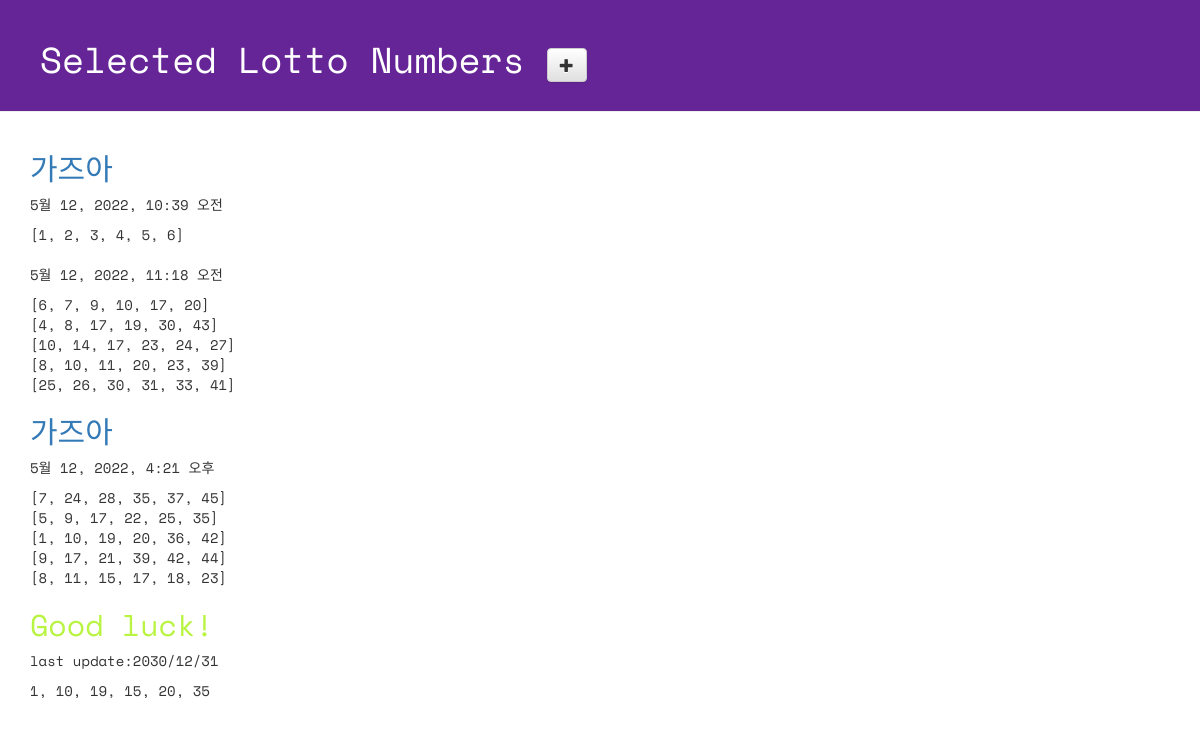
Page /lotto/ on the committed database.
### lotto/models.py (models this page shows, shortened)
class GuessNumbers(models.Model):
    name = models.CharField(max_length=24) # 로또 번호 리스트의 이름
    text = models.CharField(max_length=255) # 로또 번호 리스트에 대한 설명
    lottos = models.CharField(max_length=255, default='[1, 2, 3, 4, 5, 6]') # 로또 번호들이 담길 str
    num_lotto = models.IntegerField(default=5) # 6개 번호 set의 갯수
    update_date = models.DateTimeField()

### lotto/views.py (the view)
# urls.py: path("lotto/",views.index,name="index"),
def index(request):
    lottos=GuessNumbers.objects.all()
    return render(request, "lotto/default.html",{"lottos":lottos})

### lotto/templates/lotto/default.html (shortened to what this page needs)
{% load static %}
<!DOCTYPE html>
<html lang="ko">
<head>
  <link rel="stylesheet" href="//maxcdn.bootstrapcdn.com/bootstrap/3.2.0/css/bootstrap.min.css">
  <link rel="stylesheet" href="//maxcdn.bootstrapcdn.com/bootstrap/3.2.0/css/bootstrap-theme.min.css">
  <link rel="stylesheet" href="{% static 'css/lotto.css' %}">
</head>
<body>
  <div class="page-header">
  <h1>
    Selected Lotto Numbers
    <a href="{% url 'new_lotto' %}">
      <span class="glyphicon glyphicon-plus btn btn-default"></span>
    </a>
  </h1>
  </div>
  <div class="container lotto">
    {% for lotto in lottos %}
      <h2><a href="{% url 'detail' lottokey=lotto.pk %}">{{lotto.text}}</a></h2>
      <p>{{ lotto.update_date }}</p>
      <p>{{ lotto.lottos | linebreaksbr }}</p>
    {% endfor %}
    <h2>Good luck!</h2>
    <p> last update:2030/12/31</p>
    <p> 1, 10, 19, 15, 20, 35 </p>
  </div>
</body>
</html>

### lotto/static/css/lotto.css (style rules this page uses)
.page-header { background-color: #652596; margin-top: 0; padding: 20px 20px 20px 40px; font-family: 'Space Mono', monospace; }
.page-header h1 { color: #FFFFFF; }
.container { font-family: 'Space Mono', monospace; }
.container h2 { color: #b9f442; }

### rows in the picture
GuessNumbers: text "가즈아", update_date "5월 12, 2022, 10:39 오전", lottos "[1, 2, 3, 4, 5, 6]"
GuessNumbers: update_date "5월 12, 2022, 11:18 오전", lottos "[6, 7, 9, 10, 17, 20] [4, 8, 17, 19, 30, 43] [10, 14, 17, 23, 24, 27] [8, 10, 11, 20, 23, 39] [25, 26, 30, 31, 33, 41]"
GuessNumbers: text "가즈아", update_date "5월 12, 2022, 4:21 오후", lottos "[7, 24, 28, 35, 37, 45] [5, 9, 17, 22, 25, 35] [1, 10, 19, 20, 36, 42] [9, 17, 21, 39, 42, 44] [8, 11, 15, 17, 18, 23]"
